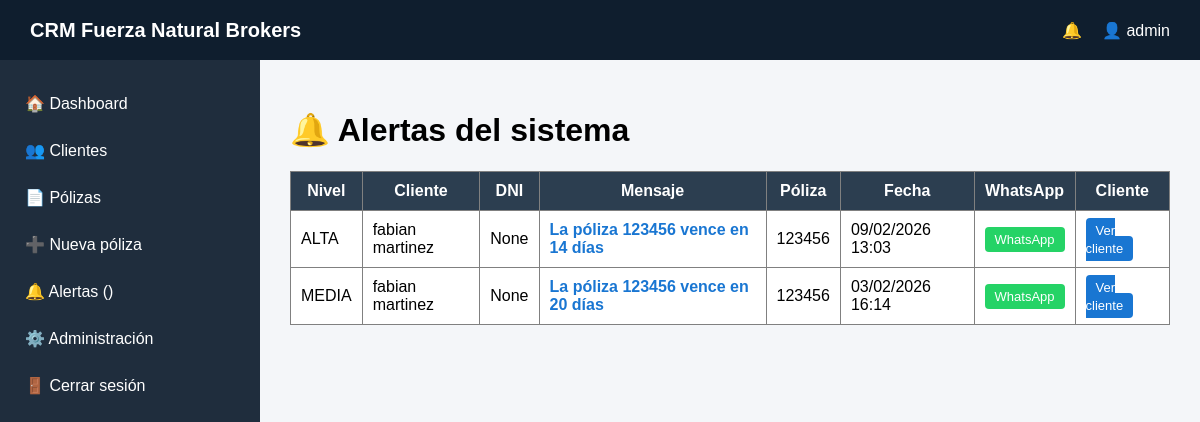
/alertas/ (signed in), run on an earlier commit of the app's database.
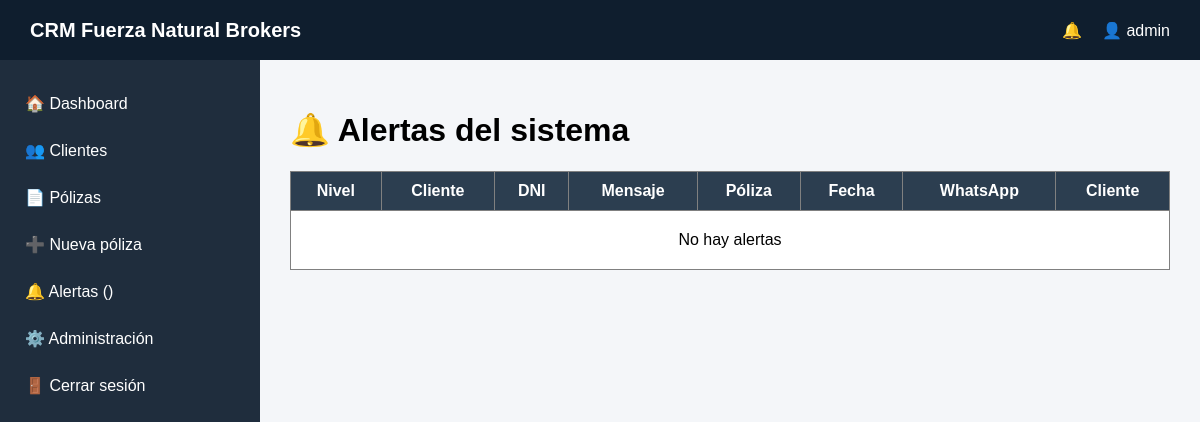
And on a later commit of the database.
### alerts/models.py (models this page shows, shortened)
class Alert(models.Model):
    LEVELS = (
        ('CRITICA', 'Crítica'),
        ('ALTA', 'Alta'),
        ('MEDIA', 'Media'),
    )
    user = models.ForeignKey(User, on_delete=models.CASCADE)
    policy = models.ForeignKey(Policy, on_delete=models.CASCADE)
    message = models.CharField(max_length=255)
    level = models.CharField(max_length=10, choices=LEVELS)
    resolved = models.BooleanField(default=False)
    created_at = models.DateTimeField(auto_now_add=True)

### policies/models.py (models this page shows, shortened)
class Policy(models.Model):
    TIPOS_POLIZA = [
        ("AUTO", "Auto"),
        ("MOTO", "Moto"),
        ("HOGAR", "Hogar"),
        ("VIDA", "Vida"),
        ("COMERCIO", "Comercio"),
        ("AP", "Accidentes Personales"),
        ("RC", "Responsabilidad Civil"),
        ("OTRO", "Otro"),
    ]
    FORMAS_PAGO = [
        ("TARJETA", "Tarjeta de crédito"),
        ("CBU", "Débito / CBU"),
        ("CUPONERA", "Cuponera de pago"),
    ]
    client = models.ForeignKey(
        "clients.Client", on_delete=models.CASCADE, verbose_name="Cliente"
    )
    company = models.CharField(max_length=100, verbose_name="Compañía")
    policy_number = models.CharField(max_length=50, verbose_name="Número de póliza")
    tipo_poliza = models.CharField(
        max_length=20,
        choices=TIPOS_POLIZA,
        default="AUTO",
        verbose_name="Tipo de póliza",
    )
    insurance_type = models.CharField(
        max_length=100, blank=True, verbose_name="Detalle del seguro"
    )
    start_date = models.DateField(verbose_name="Fecha de inicio")
    end_date = models.DateField(verbose_name="Fecha de vencimiento")
    pdf_poliza = models.FileField(
        upload_to="polizas/", blank=True, null=True, verbose_name="PDF de póliza"
    )
    forma_pago = models.CharField(
        max_length=20,
        choices=FORMAS_PAGO,
        default="TARJETA",
        verbose_name="Forma de pago",
    )
    cuponera_pdf = models.FileField(
        upload_to="cuponeras/", blank=True, null=True, verbose_name="Cuponera PDF"
    )
    class Meta:
        verbose_name = "Póliza"
        verbose_name_plural = "Pólizas"
        ordering = ["end_date"]

### clients/models.py (models this page shows, shortened)
class Client(models.Model):
    first_name = models.CharField(max_length=100, db_index=True)
    last_name = models.CharField(max_length=100, db_index=True)
    dni = models.CharField(
        max_length=20, unique=True, blank=True, null=True, db_index=True
    )
    phone = models.CharField(max_length=20)
    email = models.EmailField(blank=True, null=True)
    producer = models.ForeignKey(
        User,
        on_delete=models.CASCADE,
        limit_choices_to={"is_producer": True},
    )
    created_at = models.DateTimeField(auto_now_add=True)

### alerts/views.py (the view)
# urls.py: path("", views.alertas, name="alertas"),
@login_required
def alertas(request):
    nivel = request.GET.get("nivel")
    if request.user.is_superuser:
        alertas = Alert.objects.filter(resolved=False)
    else:
        alertas = Alert.objects.filter(user=request.user, resolved=False)
    if nivel:
        alertas = alertas.filter(level=nivel)
    alertas = alertas.order_by("-created_at")
    return render(
        request,
        "alerts/alertas.html",
        {
            "alertas": alertas,
        },
    )

### templates/alerts/alertas.html (shortened to what this page needs)
{% extends "base.html" %}
{% block content %}
<h1>🔔 Alertas del sistema</h1>
<table border="1" cellpadding="10" width="100%" style="background:white;border-collapse:collapse;">
<tr style="background:#2c3e50;color:white;">
<th>Nivel</th>
<th>Cliente</th>
<th>DNI</th>
<th>Mensaje</th>
<th>Póliza</th>
<th>Fecha</th>
<th>WhatsApp</th>
<th>Cliente</th>
</tr>
{% for alerta in alertas %}
<tr>
<td>{{ alerta.level }}</td>
<td>
{{ alerta.policy.client.first_name }} {{ alerta.policy.client.last_name }}
</td>
<td>
{{ alerta.policy.client.dni }}
</td>
<td>
<a href="/clientes/ver/{{ alerta.policy.client.id }}/?poliza={{ alerta.policy.id }}"
style="color:#1976d2;font-weight:bold;text-decoration:none;">
{{ alerta.message }}
</a>
</td>
<td>{{ alerta.policy.policy_number }}</td>
<td>{{ alerta.created_at|date:"d/m/Y H:i" }}</td>
<td>
<a href="https://wa.me/{{ alerta.policy.client.phone }}?text=Hola {{ alerta.policy.client.first_name }}, te escribo de Fuerza Natural Brokers. Tu póliza {{ alerta.policy.policy_number }} de {{ alerta.policy.company }} vence el {{ alerta.policy.end_date }}."
target="_blank"
style="background:#25D366;color:white;padding:5px 10px;border-radius:4px;text-decoration:none;font-size:13px;">
WhatsApp
</a>
</td>
<td>
<a href="/clientes/ver/{{ alerta.policy.client.id }}/"
style="background:#1976d2;color:white;padding:5px 10px;border-radius:4px;text-decoration:none;font-size:13px;">
Ver cliente
</a>
</td>
</tr>
{% empty %}
<tr>
<td colspan="8" style="text-align:center;padding:20px;">
No hay alertas
</td>
</tr>
{% endfor %}
</table>
{% endblock %}

What changed in the data, as far as the page shows it:
removed Alert: level "ALTA", policy.client.first_name "fabian", policy.client.last_name "martinez", policy.client.dni "None", message "La póliza 123456 vence en 14 días", policy.policy_number "123456", created_at "09/02/2026 13:03"
removed Alert: level "MEDIA", policy.client.first_name "fabian", policy.client.last_name "martinez", policy.client.dni "None", message "La póliza 123456 vence en 20 días", policy.policy_number "123456", created_at "03/02/2026 16:14"
Also different on the page:
text now shown: "No hay alertas"
